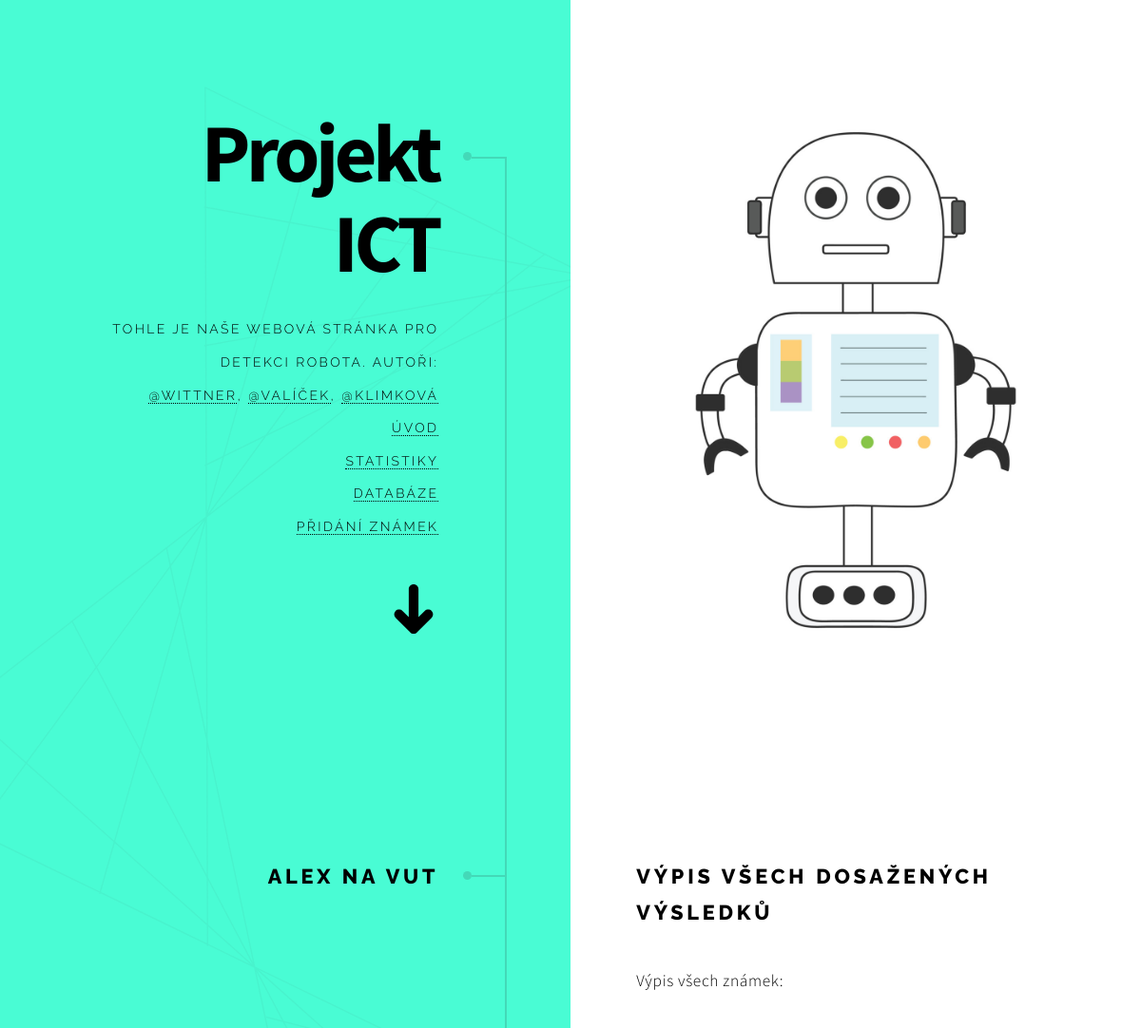
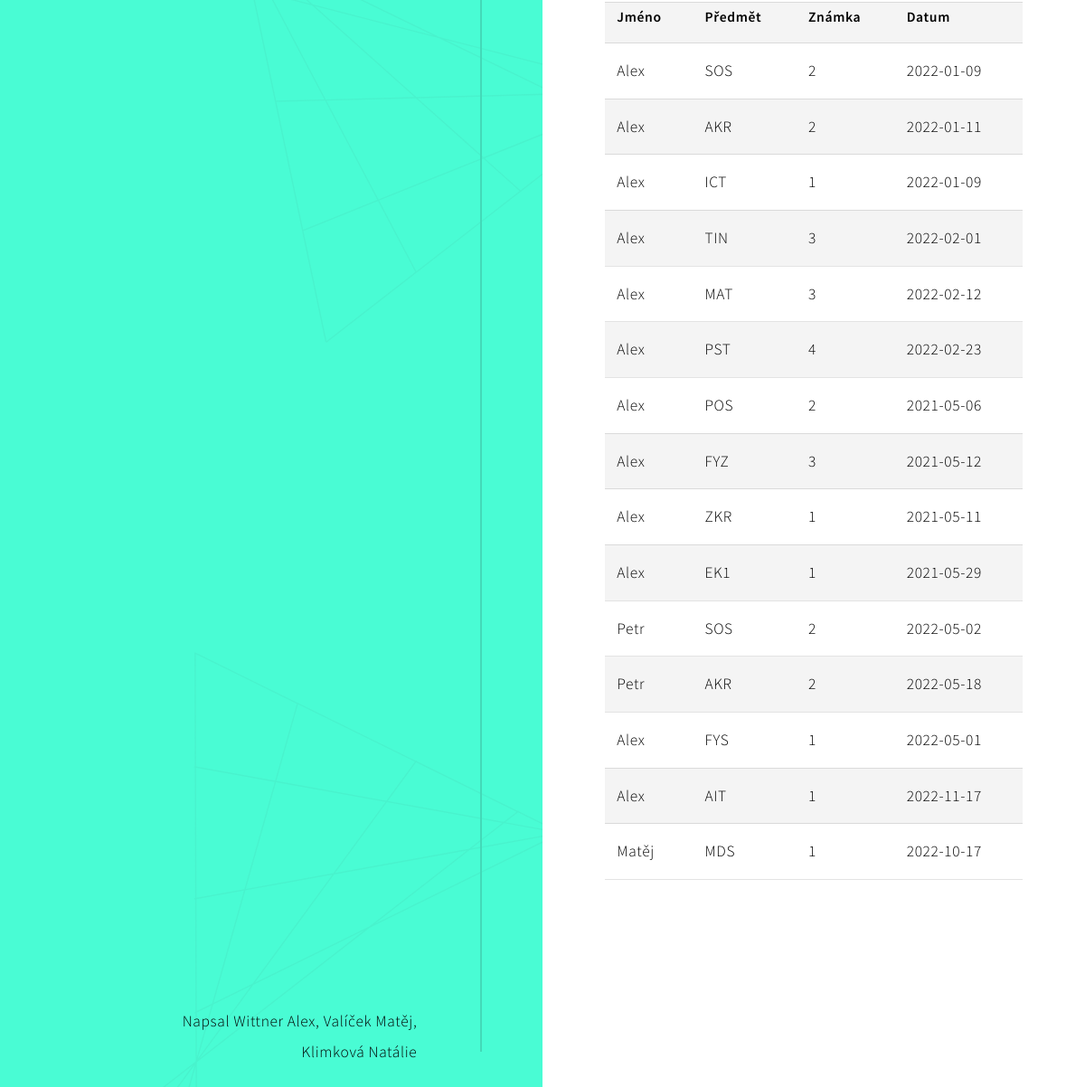
Screenshot of /ZALOHA/vse.php with the database file from the repository (2 pictures, top to bottom).
### tables this page shows
CREATE TABLE `users` (
  `ID` int(11) NOT NULL,
  `jmeno` text NOT NULL,
  `predmet` text NOT NULL,
  `prumer` decimal(11,0) NOT NULL,
  `datum` date DEFAULT NULL
);

### ZALOHA/vse.php (the view, shortened to what this page needs)
<!DOCTYPE HTML>
<html>
	<head>
		<link rel="stylesheet" href="assets/css/main.css" />
	</head>
	<body class="is-preload">
			<div id="wrapper">
					<section class="intro">
						<header>
							<h1>Projekt ICT</h1>
							<p>tohle je naše webová stránka pro detekci robota. Autoři:<br>
                                <a href="https://www.vut.cz/lide/alex-wittner-230914">@Wittner</a>,
                                <a href="https://www.vut.cz/lide/matej-valicek-230903">@Valíček</a>,
                                <a href="https://www.vut.cz/lide/natalie-klimkova-231242">@Klimková</a>
                                <br>
                                <a href="index.html">Úvod</a>
                                <br>
                                <a href="stati.php">Statistiky</a>
                                    <br>
                                <a href="vse.php">Databáze</a>
                                    <br>
                                <a href="form.php">Přidání známek</a>
                                    </p>
							<ul class="actions">
								<li><a href="#first" class="arrow scrolly"><span class="label">Dále</span></a></li>
							</ul>
						</header>
						<div class="content">
							<span class="image fill" data-position="center"><img src="images/robot.jpg" alt="Obrazek robota" /></span>
						</div>
					</section>
					<section id="first">
						<header>
							<h2>Alex na VUT</h2>
						</header>
						<div class="content">
				<h2>Výpis všech dosažených výsledků</h2>
				<?php
					$spojeni = mysqli_connect("127.0.0.1", "root", "", "web");
					$dotaz = "SELECT * FROM users";
					$data = mysqli_query($spojeni, $dotaz);
					echo "<p>Výpis všech známek:</p>";
					echo "<p><table class='users'>";
					echo "<tr>
							<th>Jméno</th> <th>Předmět</th> <th>Známka</th> <th>Datum</th>
						  </tr>";
					while ($radek = mysqli_fetch_array($data, MYSQLI_ASSOC)){
						echo "<tr>";
						echo "<td>".$radek['jmeno']."</td>";
						echo "<td>".$radek['predmet']."</td>";
						echo "<td>".$radek['prumer']."</td>";
                        echo "<td>".$radek['datum']."</td>";
						echo "</tr>";
					}
					echo "</table></p>";
				?>
                </section>
			     <section>
                     <footer>
                        <p>Napsal Wittner Alex, Valíček Matěj, Klimková Natálie</p>
				    </footer>
				</section>
            </div>
    </body>
</html>
	</body>
</html>

### rows the page displays
users: jmeno "Alex", predmet "SOS", prumer "2", datum "2022-01-09"
users: jmeno "Alex", predmet "AKR", prumer "2", datum "2022-01-11"
users: jmeno "Alex", predmet "ICT", prumer "1", datum "2022-01-09"
users: jmeno "Alex", predmet "TIN", prumer "3", datum "2022-02-01"
users: jmeno "Alex", predmet "MAT", prumer "3", datum "2022-02-12"
users: jmeno "Alex", predmet "PST", prumer "4", datum "2022-02-23"
users: jmeno "Alex", predmet "POS", prumer "2", datum "2021-05-06"
users: jmeno "Alex", predmet "FYZ", prumer "3", datum "2021-05-12"
users: jmeno "Alex", predmet "ZKR", prumer "1", datum "2021-05-11"
users: jmeno "Alex", predmet "EK1", prumer "1", datum "2021-05-29"
users: jmeno "Petr", predmet "SOS", prumer "2", datum "2022-05-02"
users: jmeno "Petr", predmet "AKR", prumer "2", datum "2022-05-18"
users: jmeno "Alex", predmet "FYS", prumer "1", datum "2022-05-01"
users: jmeno "Alex", predmet "AIT", prumer "1", datum "2022-11-17"
users: jmeno "Matěj", predmet "MDS", prumer "1", datum "2022-10-17"
